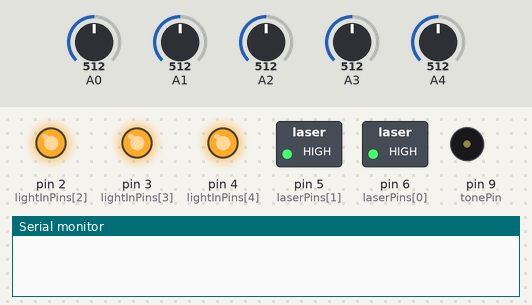
Recording of a sketch running on a simulated Arduino Uno, built with avr-gcc and run on an emulated ATmega328P. Parts: switched loads named in the sketch (green lamp = pin HIGH), output pins drawn as LEDs (lit = HIGH), buzzer (waves = sounding), the last lines printed to the serial monitor. Inputs (shaded band) come from the test bench; at power-on: A0 = 512, A1 = 512, A2 = 512, A3 = 512, A4 = 512.

Above: at 0.1 s.
At 4.2 s:
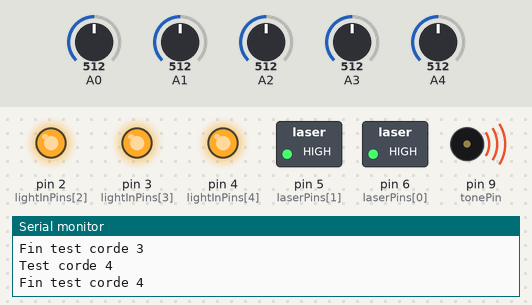
Timing chart, 0 to 6.0 s (numbered marks = the images above):
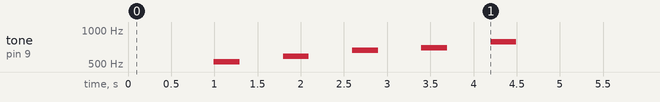

The sketch:

arduino_harpe-laser_corde.ino
```cpp
#include "TimerFreeTone.h"

bool debug = true;
#define DEBUG_PRINTLN(x) if(debug) Serial.println(x)
#define DEBUG_PRINT(x) if(debug) Serial.print(x)

uint8_t tonePin = 9;
uint8_t nbCords = 5;

uint8_t lightInPins[5] = {0, 1, 2, 3, 4};
uint8_t laserPins[5]   = {6, 5, 4, 3, 2};

int thresholds[5];
bool currentlyReadCords[5] = {false};
bool cordeActiveSon[5]     = {false};

unsigned long cordePressStart[5] = {0};
unsigned long cordeStartTime[5]  = {0};
unsigned long cordeEndTime[5]    = {0};

const unsigned long MIN_DURATION = 500;
const unsigned long MAX_DURATION = 2000;

// Fréquences manuelles car on n'inclut plus pitches.h
int notes[5] = {523, 587, 659, 698, 784}; // C5 D5 E5 F5 G5
//int notes[5] = {440, 494, 523, 587, 659};

uint8_t nbCalibration = 30;
int maxOffsets[5] = {33, 90, 55, 120, 200};

void calculateThreshold(uint8_t idx)
{
  long ambiant = 0;
  for (uint8_t i = 0; i < nbCalibration; i++)
  {
    ambiant += analogRead(lightInPins[idx]);
    delay(5);
  }
  ambiant /= nbCalibration;
  thresholds[idx] = ambiant + maxOffsets[idx];

  DEBUG_PRINT("Corde "); DEBUG_PRINT(idx);
  DEBUG_PRINT(" | ambiant="); DEBUG_PRINT(ambiant);
  DEBUG_PRINT(" | threshold="); DEBUG_PRINTLN(thresholds[idx]);
}

void calibrate()
{
  for (uint8_t i = 0; i < nbCords; i++)
    digitalWrite(laserPins[i], HIGH);

  delay(200);
  for (uint8_t i = 0; i < nbCords; i++)
    calculateThreshold(i);
}

void setup()
{
  Serial.begin(9600);

  for (uint8_t i = 0; i < nbCords; i++)
    pinMode(laserPins[i], OUTPUT);

  pinMode(tonePin, OUTPUT);

  calibrate();
  DEBUG_PRINTLN("Pret !");

  DEBUG_PRINTLN("Début du test des sons...");
  for (uint8_t idx = 0; idx < nbCords; idx++)
  {
    DEBUG_PRINT("Test corde "); DEBUG_PRINTLN(idx + 1);
    // TimerFreeTone(pin, fréquence, durée ms, volume 0-10)
    TimerFreeTone(tonePin, notes[idx], 300, 10);
    delay(500);
    DEBUG_PRINT("Fin test corde "); DEBUG_PRINTLN(idx + 1);
  }
  DEBUG_PRINTLN("Fin du test.");
}

void loop()
{
  unsigned long now = millis();

  // Détection des cordes
  for (uint8_t idx = 0; idx < nbCords; idx++)
  {
    int reading = analogRead(lightInPins[idx]);

    if (reading > thresholds[idx] && !currentlyReadCords[idx])
    {
      currentlyReadCords[idx] = true;
      cordePressStart[idx] = now;
    }
    else if (reading <= thresholds[idx] && currentlyReadCords[idx])
    {
      currentlyReadCords[idx] = false;
      unsigned long pressDuration = now - cordePressStart[idx];
      unsigned long playTime = constrain(pressDuration, MIN_DURATION, MAX_DURATION);

      cordeActiveSon[idx] = true;
      cordeStartTime[idx] = now;
      cordeEndTime[idx]   = now + playTime;

      DEBUG_PRINT("Corde "); DEBUG_PRINT(idx + 1);
      DEBUG_PRINT(" declenchee, duree="); DEBUG_PRINTLN(playTime);
    }
  }

  // Expiration des cordes
  for (uint8_t idx = 0; idx < nbCords; idx++)
  {
    if (cordeActiveSon[idx] && now >= cordeEndTime[idx])
    {
      cordeActiveSon[idx] = false;
      DEBUG_PRINT("Fin corde "); DEBUG_PRINTLN(idx + 1);
    }
  }

  // Calcul fréquence moyenne + ratio de fondu moyen
  uint8_t activeCount = 0;
  long sumNotes = 0;
  float sumRatio = 0.0;

  for (uint8_t idx = 0; idx < nbCords; idx++)
  {
    if (cordeActiveSon[idx])
    {
      activeCount++;
      sumNotes += notes[idx];

      unsigned long elapsed = now - cordeStartTime[idx];
      unsigned long total   = cordeEndTime[idx] - cordeStartTime[idx];
      float ratio = 1.0 - (float)elapsed / (float)total;
      sumRatio += constrain(ratio, 0.0, 1.0);
    }
  }

  // Application du son avec fondu via TimerFreeTone
  if (activeCount == 0)
  {
    delay(20);
  }
  else
  {
    int targetFrequency = (int)(sumNotes / activeCount);
    float avgRatio = sumRatio / activeCount;

    // Volume de 1 à 10 (échelle TimerFreeTone)
    int volume = (int)(10.0 * avgRatio);
    volume = constrain(volume, 1, 10);

    // On joue 20ms à ce volume et cette fréquence
    TimerFreeTone(tonePin, targetFrequency, 20, volume);
  }
}
```
